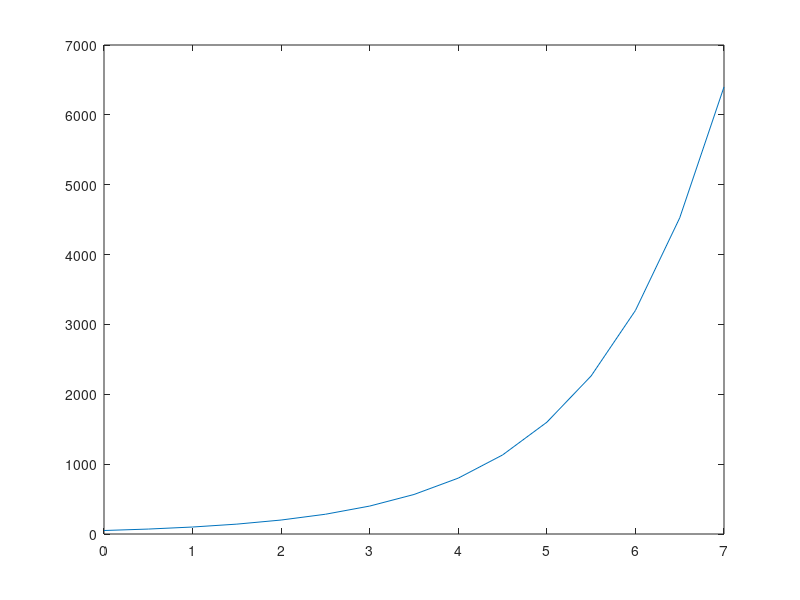

This chart was generated by the following MATLAB code:
clc
clear all
close all

initial_count = 50;

% count = [initial_count * (2^1), initial_count * (2^2), ...
%          initial_count * (2^3), initial_count * (2^4), ...
%          initial_count * (2^5)]

% time = [0, 1, 2, 3, 4, 5, 6, 7];
% count = [0, 0, 0, 0, 0, 0];

time = 0:0.5:7

count = initial_count * (2.^time)

% for ii = 1:length(time)
%     count(ii) = initial_count * (2^time(ii));
% end

plot(time, count)